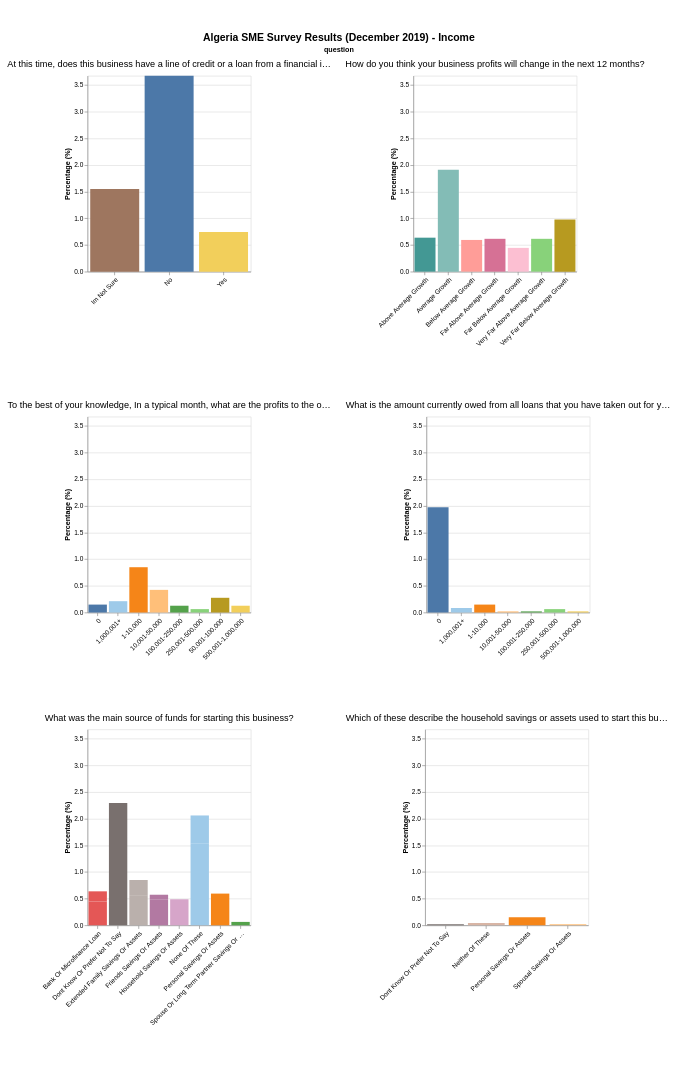

Notebook cell for this chart:
### Markdown cell above
## Income

### Code cell
chart = create_category_chart('Income', combined_df)
display(chart)

### Figure 1 — Vega-Lite specification as saved in the notebook (floating-point values rounded to 4 significant figures)
{"config": {"view": {"continuousWidth": 300, "continuousHeight": 300}, "padding": {"left": 10, "right": 10, "top": 50, "bottom": 100}}, "data": {"name": "data-a92873d3b8d4adfbb72fac3b686c9b75"}, "facet": {"field": "question", "header": {"labelFontSize": 14, "labelLimit": 500, "titleOrient": "top"}, "type": "nominal"}, "spec": {"mark": {"type": "bar"}, "encoding": {"color": {"field": "response", "legend": null, "scale": {"scheme": "tableau20"}, "type": "nominal"}, "tooltip": [{"field": "question", "title": "Question", "type": "nominal"}, {"field": "response", "title": "Response", "type": "nominal"}, {"field": "value", "format": ".1f", "title": "Percentage", "type": "quantitative"}], "x": {"axis": {"labelAlign": "right", "labelAngle": -45, "labelLimit": 200}, "field": "response", "title": null, "type": "nominal"}, "y": {"field": "value", "scale": {"domain": [0, 3.674]}, "title": "Percentage (%)", "type": "quantitative"}}, "height": 300, "width": 250}, "columns": 2, "resolve": {"scale": {"x": "independent", "y": "independent"}}, "spacing": {"row": 80, "column": 20}, "title": {"text": "Algeria SME Survey Results (December 2019) - Income", "fontSize": 16, "fontWeight": "bold", "anchor": "middle"}, "$schema": "https://vega.github.io/schema/vega-lite/v6.1.0.json", "datasets": {"data-a92873d3b8d4adfbb72fac3b686c9b75": [{"category": "Income", "question": "At this time, does this business have a line of credit or a loan from\na financial institution or bank?", "response": "Im Not Sure", "value": 1.55}, {"category": "Income", "question": "At this time, does this business have a line of credit or a loan from\na financial institution or bank?", "response": "No", "value": 3.674}, {"category": "Income", "question": "At this time, does this business have a line of credit or a loan from\na financial institution or bank?", "response": "Yes", "value": 0.7433}, {"category": "Income", "question": "What was the main source of funds for starting this business?", "response": "Friends Savings Or Assets", "value": 0.4884}, {"category": "Income", "question": "What was the main source of funds for starting this business?", "response": "Dont Know Or Prefer Not To Say", "value": 1.656}, {"category": "Income", "question": "What was the main source of funds for starting this business?", "response": "Extended Family Savings Or Assets", "value": 0.5521}, {"category": "Income", "question": "What was the main source of funds for starting this business?", "response": "Household Savings Or Assets", "value": 0.4884}, {"category": "Income", "question": "What was the main source of funds for starting this business?", "response": "None Of These", "value": 1.529}, {"category": "Income", "question": "What was the main source of funds for starting this business?", "response": "Bank Or Microfinance Loan", "value": 0.446}, {"category": "Income", "question": "What was the main source of funds for starting this business?", "response": "None Of These", "value": 0.5309}, {"category": "Income", "question": "What was the main source of funds for starting this business?", "response": "Dont Know Or Prefer Not To Say", "value": 0.6371}, {"category": "Income", "question": "What was the main source of funds for starting this business?", "response": "Personal Savings Or Assets", "value": 0.5946}, {"category": "Income", "question": "What was the main source of funds for starting this business?", "response": "Bank Or Microfinance Loan", "value": 0.1911}, {"category": "Income", "question": "What was the main source of funds for starting this business?", "response": "Spouse Or Long Term Partner Savings Or Assets", "value": 0.06371}, {"category": "Income", "question": "What was the main source of funds for starting this business?", "response": "Friends Savings Or Assets", "value": 0.08494}, {"category": "Income", "question": "What was the main source of funds for starting this business?", "response": "Extended Family Savings Or Assets", "value": 0.2973}, {"category": "Income", "question": "Which of these describe the household savings or assets used to start\nthis business?", "response": "Personal Savings Or Assets", "value": 0.1487}, {"category": "Income", "question": "Which of these describe the household savings or assets used to start\nthis business?", "response": "Spousal Savings Or Assets", "value": 0.02124}, {"category": "Income", "question": "Which of these describe the household savings or assets used to start\nthis business?", "response": "Neither Of These", "value": 0.04247}, {"category": "Income", "question": "Which of these describe the household savings or assets used to start\nthis business?", "response": "Dont Know Or Prefer Not To Say", "value": 0.02124}, {"category": "Income", "question": "How do you think your business profits will change in the next 12\nmonths?", "response": "Average Growth", "value": 1.911}, {"category": "Income", "question": "How do you think your business profits will change in the next 12\nmonths?", "response": "Very Far Below Average Growth", "value": 0.9769}, {"category": "Income", "question": "How do you think your business profits will change in the next 12\nmonths?", "response": "Above Average Growth", "value": 0.6371}, {"category": "Income", "question": "How do you think your business profits will change in the next 12\nmonths?", "response": "Far Below Average Growth", "value": 0.446}, {"category": "Income", "question": "How do you think your business profits will change in the next 12\nmonths?", "response": "Below Average Growth", "value": 0.5946}, {"category": "Income", "question": "How do you think your business profits will change in the next 12\nmonths?", "response": "Very Far Above Average Growth", "value": 0.6158}, {"category": "Income", "question": "How do you think your business profits will change in the next 12\nmonths?", "response": "Far Above Average Growth", "value": 0.6158}, {"category": "Income", "question": "To the best of your knowledge, In a typical month, what are the\nprofits to the owner(s) of this business (in {currency_symbol})?\nPlease enter only a single number", "response": "0", "value": 0.1487}, {"category": "Income", "question": "To the best of your knowledge, In a typical month, what are the\nprofits to the owner(s) of this business (in {currency_symbol})?\nPlease enter only a single number", "response": "1,000,001+", "value": 0.2124}, {"category": "Income", "question": "To the best of your knowledge, In a typical month, what are the\nprofits to the owner(s) of this business (in {currency_symbol})?\nPlease enter only a single number", "response": "1-10,000", "value": 0.8494}, {"category": "Income", "question": "To the best of your knowledge, In a typical month, what are the\nprofits to the owner(s) of this business (in {currency_symbol})?\nPlease enter only a single number", "response": "10,001-50,000", "value": 0.4247}, {"category": "Income", "question": "To the best of your knowledge, In a typical month, what are the\nprofits to the owner(s) of this business (in {currency_symbol})?\nPlease enter only a single number", "response": "100,001-250,000", "value": 0.1274}, {"category": "Income", "question": "To the best of your knowledge, In a typical month, what are the\nprofits to the owner(s) of this business (in {currency_symbol})?\nPlease enter only a single number", "response": "250,001-500,000", "value": 0.06371}, {"category": "Income", "question": "To the best of your knowledge, In a typical month, what are the\nprofits to the owner(s) of this business (in {currency_symbol})?\nPlease enter only a single number", "response": "50,001-100,000", "value": 0.2761}, {"category": "Income", "question": "To the best of your knowledge, In a typical month, what are the\nprofits to the owner(s) of this business (in {currency_symbol})?\nPlease enter only a single number", "response": "500,001-1,000,000", "value": 0.1274}, {"category": "Income", "question": "What is the amount currently owed from all loans that you have taken\nout for your business at this time (in {currency_symbol})? If there\nare no such loans please enter zero below.", "response": "0", "value": 1.975}, {"category": "Income", "question": "What is the amount currently owed from all loans that you have taken\nout for your business at this time (in {currency_symbol})? If there\nare no such loans please enter zero below.", "response": "1,000,001+", "value": 0.08494}, {"category": "Income", "question": "What is the amount currently owed from all loans that you have taken\nout for your business at this time (in {currency_symbol})? If there\nare no such loans please enter zero below.", "response": "1-10,000", "value": 0.1487}, {"category": "Income", "question": "What is the amount currently owed from all loans that you have taken\nout for your business at this time (in {currency_symbol})? If there\nare no such loans please enter zero below.", "response": "10,001-50,000", "value": 0.02124}, {"category": "Income", "question": "What is the amount currently owed from all loans that you have taken\nout for your business at this time (in {currency_symbol})? If there\nare no such loans please enter zero below.", "response": "100,001-250,000", "value": 0.02124}, {"category": "Income", "question": "What is the amount currently owed from all loans that you have taken\nout for your business at this time (in {currency_symbol})? If there\nare no such loans please enter zero below.", "response": "250,001-500,000", "value": 0.06371}, {"category": "Income", "question": "What is the amount currently owed from all loans that you have taken\nout for your business at this time (in {currency_symbol})? If there\nare no such loans please enter zero below.", "response": "500,001-1,000,000", "value": 0.02124}]}}
